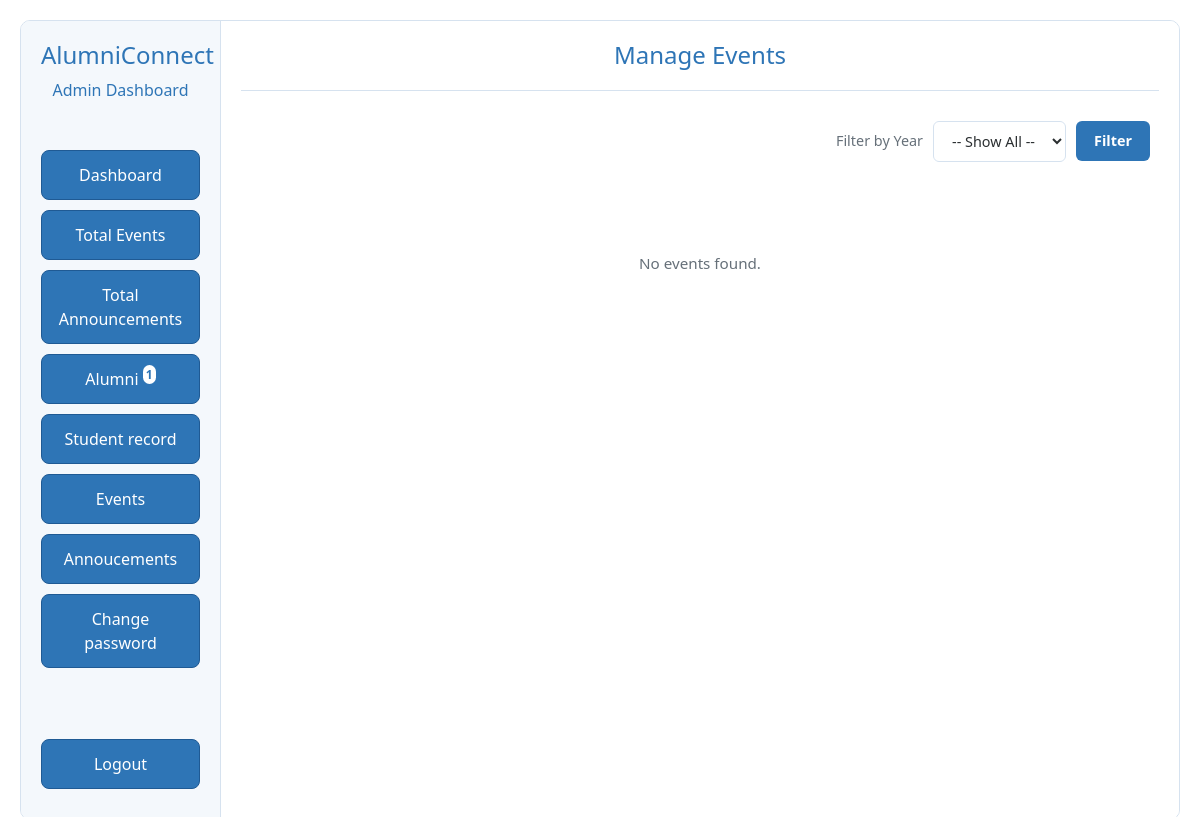
Before: /admin/manage_events.php with the older database file.
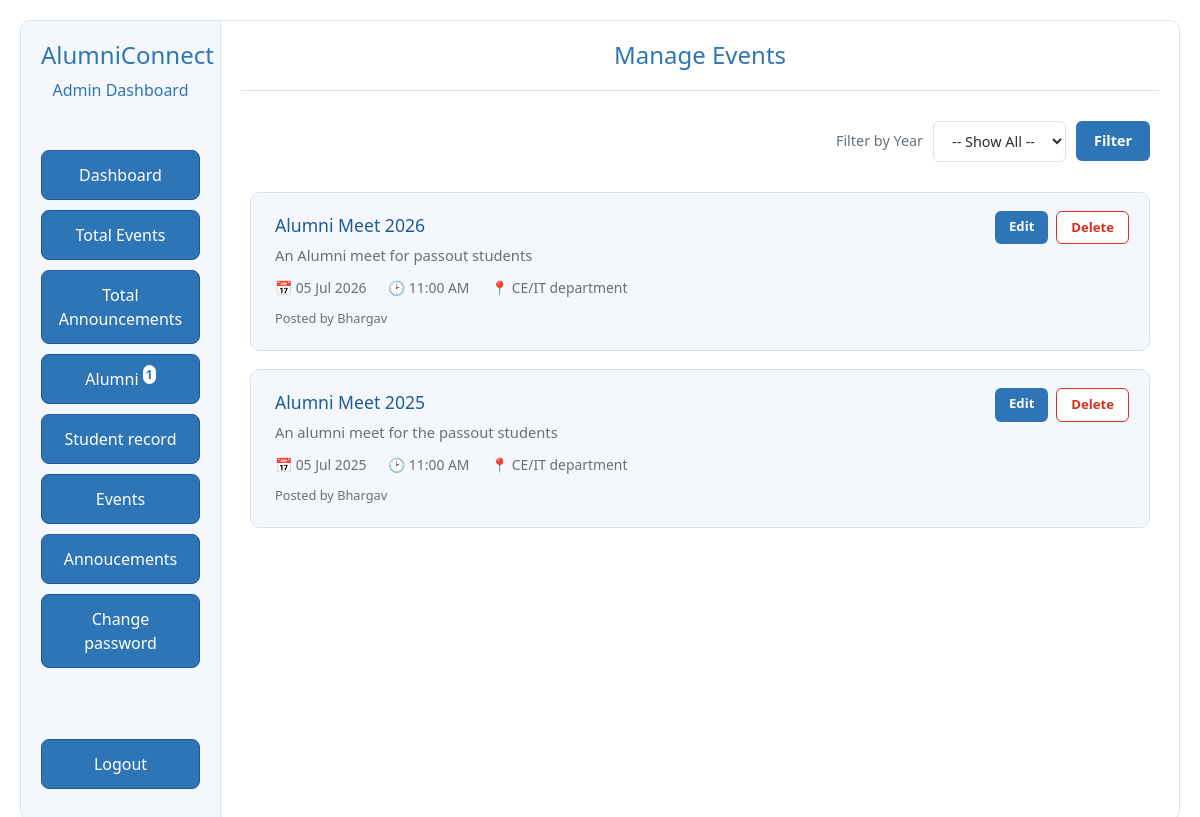
After: the same page with the newer database file.
### tables this page shows
CREATE TABLE `event_master` (
  `event_id` int(11) NOT NULL,
  `event_name` varchar(255) NOT NULL,
  `event_desc` varchar(255) DEFAULT NULL,
  `event_venue` varchar(255) NOT NULL,
  `event_date` date NOT NULL,
  `event_time` time DEFAULT NULL,
  `event_additional_links` varchar(255) DEFAULT NULL,
  `created_by` int(11) NOT NULL,
  `created_at` timestamp NOT NULL DEFAULT current_timestamp(),
  `updated_at` timestamp NOT NULL DEFAULT current_timestamp() ON UPDATE current_timestamp()
);

CREATE TABLE `adminmaster` (
  `admin_id` int(11) NOT NULL,
  `admin_name` varchar(255) NOT NULL,
  `admin_email` varchar(255) NOT NULL,
  `password` varchar(255) NOT NULL,
  `created_At` datetime NOT NULL DEFAULT current_timestamp(),
  `update_at` timestamp NOT NULL DEFAULT current_timestamp() ON UPDATE current_timestamp()
);

### admin/manage_events.php (the view, shortened to what this page needs)
<?php
include '../utills/db_conn.php';
include("./admin_favicon.php");
$selected_year = $_GET['fyear'] ?? 'all';
if ($selected_year !== 'all' && !empty($selected_year)) {
    $events_query = "SELECT e.*, a.admin_name FROM event_master e
                      LEFT JOIN adminmaster a ON e.created_by = a.admin_id
                      WHERE YEAR(e.event_date) = ?
                      ORDER BY e.event_date DESC";
    $events_stmt = $conn->prepare($events_query);
    $events_stmt->bind_param("i", $selected_year);
    $events_stmt->execute();
    $events_res = $events_stmt->get_result();
} else {
    $events_query = "SELECT e.*, a.admin_name FROM event_master e
                      LEFT JOIN adminmaster a ON e.created_by = a.admin_id
                      ORDER BY e.event_date DESC";
    $events_res = $conn->query($events_query);
}
?>
<!DOCTYPE html>
<html lang="en">
<head>
</head>
<body>
    <div class="admin-wrapper">
        <?php include "./sidebar.php" ?>
        <div class="admin-main">
            <h1 class="admin-title">Manage Events</h1>
            <div class="filter-bar">
                <form method="GET" action="" style="display: flex; gap: 10px; align-items: center;">
                    <label for="fyear">Filter by Year</label>
                    <select id="fyear" name="fyear">
                        <option value="all" <?= $selected_year === 'all' ? 'selected' : '' ?>>-- Show All --</option>
                    </select>
                    <button type="submit">Filter</button>
                </form>
            </div>
            <div class="events-list">
                <?php if ($events_res && $events_res->num_rows > 0): ?>
                    <?php while ($event = $events_res->fetch_assoc()): ?>
                        <div class="event-card">
                            <div class="card-actions">
                                <a href="./create_events.php?edit=<?= htmlspecialchars($event['event_id']) ?>&current_page=<?= htmlspecialchars("edit") ?>" class="edit-btn">Edit</a>
                                <a href="./manage_events.php?delete_id=<?= htmlspecialchars($event['event_id']) ?>"
                                    class="delete-btn"
                                    onclick="return confirm('Are you sure you want to delete this event?');">Delete</a>
                            </div>
                            <h3><?= htmlspecialchars($event['event_name']) ?></h3>
                            <?php if (!empty($event['event_desc'])): ?>
                                <p class="desc"><?= htmlspecialchars($event['event_desc']) ?></p>
                            <?php endif; ?>
                            <div class="meta">
                                <span>&#128197; <?= date('d M Y', strtotime($event['event_date'])) ?></span>
                                <?php if (!empty($event['event_time'])): ?>
                                    <span>&#128337; <?= date('h:i A', strtotime($event['event_time'])) ?></span>
                                <?php endif; ?>
                                <span>&#128205; <?= htmlspecialchars($event['event_venue']) ?></span>
                            </div>
                            <div class="posted-by">Posted by <?= htmlspecialchars($event['admin_name'] ?? 'Unknown') ?></div>
                        </div>
                    <?php endwhile; ?>
                <?php else: ?>
                    <div class="empty-state">No events found.</div>
                <?php endif; ?>
            </div>
        </div>
    </div>
</body>
</html>

Changed rows visible on the page:
added event_master: event_name "Alumni Meet 2026", event_desc "An Alumni meet for passout students", event_date "05 Jul 2026", event_time "11:00 AM", event_venue "CE/IT department", created_by.admin_name "Bhargav"
added event_master: event_name "Alumni Meet 2025", event_desc "An alumni meet for the passout students", event_date "05 Jul 2025", event_time "11:00 AM", event_venue "CE/IT department", created_by.admin_name "Bhargav"
Other visible differences:
text no longer shown: "No events found."
